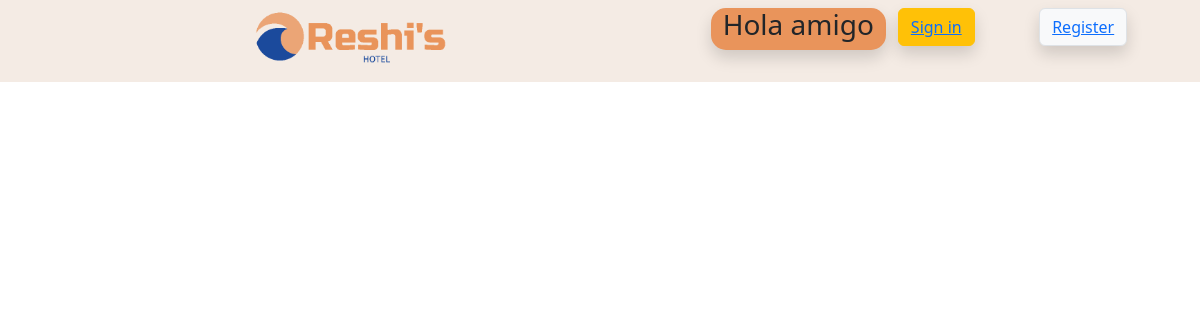
/db/customers/db_customer_select.php, run on an earlier commit of the app's database.
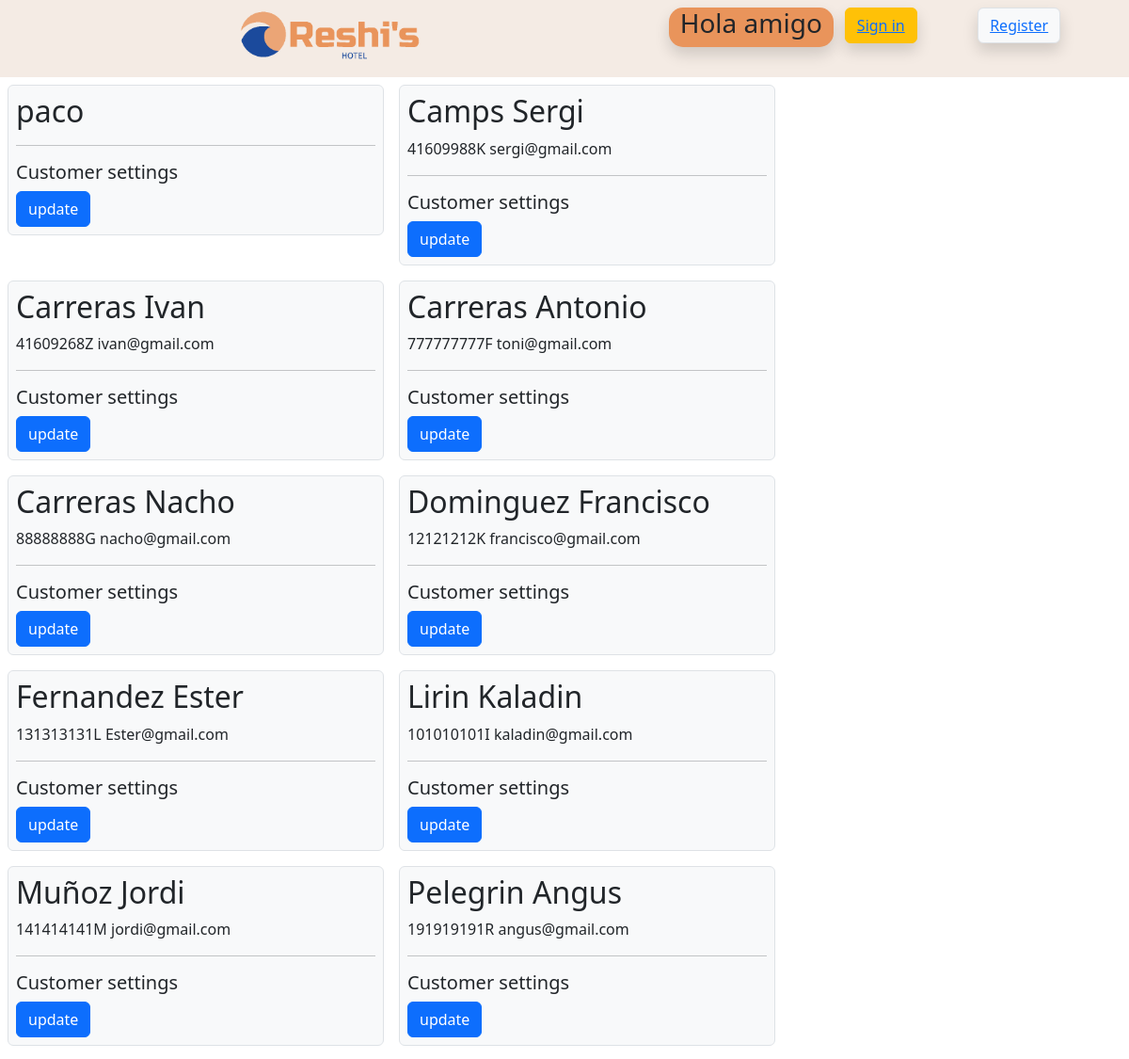
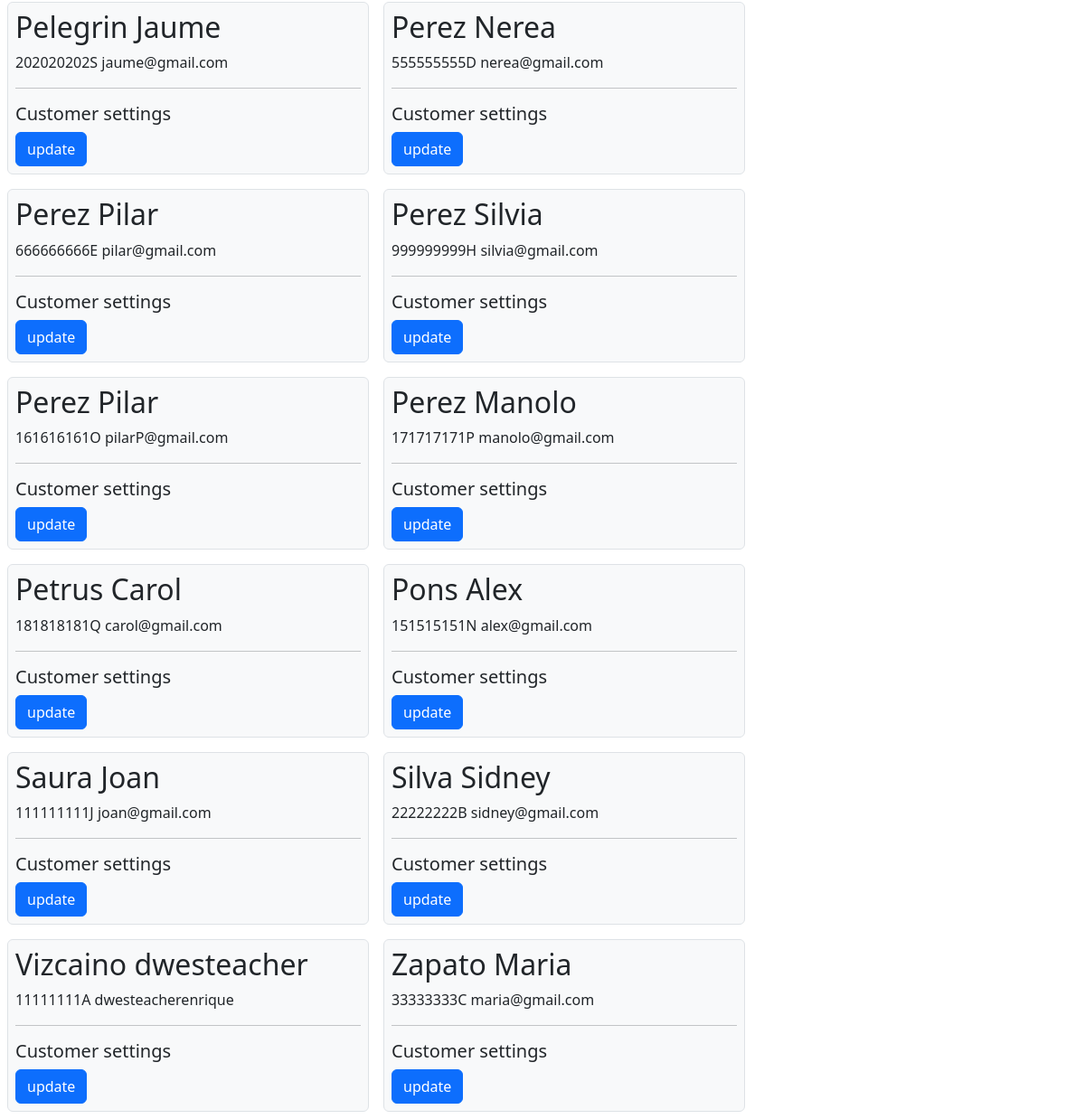
And on a later commit of the database (2 pictures, top to bottom).
### tables this page shows
CREATE TABLE IF NOT EXISTS `034_clients` (
  `client_id` int(11) NOT NULL AUTO_INCREMENT,
  `client_name` varchar(255) DEFAULT NULL,
  `client_surname` varchar(255) DEFAULT NULL,
  `role` enum('user','admin','anonimo') NOT NULL DEFAULT 'user',
  `client_DNI` varchar(255) DEFAULT NULL,
  `client_password` varchar(11) NOT NULL,
  `client_email` varchar(255) NOT NULL,
  `client_phone` varchar(10) DEFAULT NULL,
  `credit_card` varchar(32) DEFAULT NULL,
  `client_country` varchar(255) DEFAULT NULL,
  `client_birth` date NOT NULL,
  PRIMARY KEY (`client_id`)
);

### forms/customers/mini_form_customer_update.php (the view, shortened to what this page needs)
<form action="/student034/dwes/forms/customers/form_customer_update.php" method="post" >
  <label><input class="btn btn-primary" type="submit" name="update" value="update" ></label>
</form>

### db/customers/db_customer_select.php
<?php
include($_SERVER['DOCUMENT_ROOT'] . '/student034/dwes/header.php');
?>
<?php
  include($_SERVER['DOCUMENT_ROOT'] . '/student034/dwes/db/db_connection.php');
  $sql = 'SELECT * FROM 034_clients ORDER BY client_surname ASC';
  $resultado = mysqli_query($conn, $sql);
  $muestra = mysqli_fetch_all($resultado, MYSQLI_ASSOC);
  foreach ($muestra as $customer) { ?>
    <div class="bg-light m-2 p-2 rounded border" style="width: 400px; float:left;">
      <h2><?php print_r($customer['client_surname'] . ' ' . $customer['client_name']) ?></h2>
      <p><?php print_r($customer['client_DNI'] . ' ' .$customer['client_email']) ?></p>
      <hr>
      <h5>Customer settings</h5>
      <?php
      include($_SERVER['DOCUMENT_ROOT'] . '/student034/dwes/forms/customers/mini_form_customer_update.php');
      ?>
    </div>
<?php
  }
?>

What changed in the data, as far as the page shows it:
added 034_clients: value "paco"
added 034_clients: value "Camps Sergi 41609988K sergi@gmail.com"
added 034_clients: value "Carreras Ivan 41609268Z ivan@gmail.com"
added 034_clients: value "Carreras Antonio 777777777F toni@gmail.com"
added 034_clients: value "Carreras Nacho 88888888G nacho@gmail.com"
added 034_clients: value "Dominguez Francisco 12121212K francisco@gmail.com"
added 034_clients: value "Fernandez Ester 131313131L Ester@gmail.com"
added 034_clients: value "Lirin Kaladin 101010101I kaladin@gmail.com"
added 034_clients: value "Muñoz Jordi 141414141M jordi@gmail.com"
added 034_clients: value "Pelegrin Angus 191919191R angus@gmail.com"
added 034_clients: value "Pelegrin Jaume 202020202S jaume@gmail.com"
added 034_clients: value "Perez Nerea 555555555D nerea@gmail.com"
added 034_clients: value "Perez Pilar 666666666E pilar@gmail.com"
added 034_clients: value "Perez Silvia 999999999H silvia@gmail.com"
added 034_clients: value "Perez Pilar 161616161O pilarP@gmail.com"
added 034_clients: value "Perez Manolo 171717171P manolo@gmail.com"
added 034_clients: value "Petrus Carol 181818181Q carol@gmail.com"
added 034_clients: value "Pons Alex 151515151N alex@gmail.com"
added 034_clients: value "Saura Joan 111111111J joan@gmail.com"
added 034_clients: value "Silva Sidney 22222222B sidney@gmail.com"
added 034_clients: value "Vizcaino dwesteacher 11111111A dwesteacherenrique"
added 034_clients: value "Zapato Maria 33333333C maria@gmail.com"
